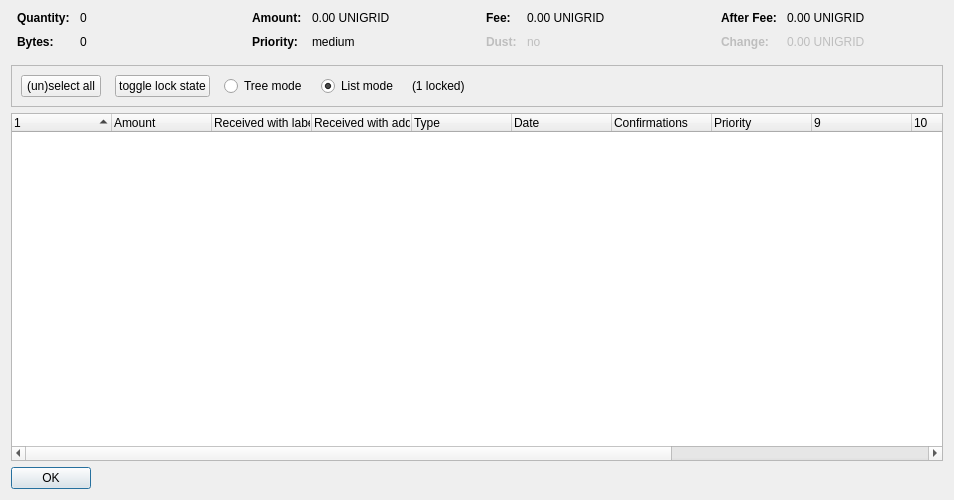
<?xml version="1.0" encoding="UTF-8"?>
<ui version="4.0">
 <class>CoinControlDialog</class>
 <widget class="QDialog" name="CoinControlDialog">
  <property name="geometry">
   <rect>
    <x>0</x>
    <y>0</y>
    <width>954</width>
    <height>500</height>
   </rect>
  </property>
  <property name="windowTitle">
   <string>Coin Selection</string>
  </property>
  <layout class="QVBoxLayout" name="verticalLayout">
   <item>
    <layout class="QHBoxLayout" name="horizontalLayoutTop" stretch="0,0,0,0">
     <property name="topMargin">
      <number>0</number>
     </property>
     <property name="bottomMargin">
      <number>10</number>
     </property>
     <item>
      <layout class="QFormLayout" name="formLayoutCoinControl1">
       <property name="horizontalSpacing">
        <number>10</number>
       </property>
       <property name="verticalSpacing">
        <number>10</number>
       </property>
       <property name="leftMargin">
        <number>6</number>
       </property>
       <property name="rightMargin">
        <number>6</number>
       </property>
       <item row="0" column="0">
        <widget class="QLabel" name="labelCoinControlQuantityText">
         <property name="font">
          <font>
           <weight>75</weight>
           <bold>true</bold>
          </font>
         </property>
         <property name="text">
          <string>Quantity:</string>
         </property>
        </widget>
       </item>
       <item row="0" column="1">
        <widget class="QLabel" name="labelCoinControlQuantity">
         <property name="cursor">
          <cursorShape>IBeamCursor</cursorShape>
         </property>
         <property name="contextMenuPolicy">
          <enum>Qt::ActionsContextMenu</enum>
         </property>
         <property name="text">
          <string notr="true">0</string>
         </property>
         <property name="textInteractionFlags">
          <set>Qt::LinksAccessibleByMouse|Qt::TextSelectableByKeyboard|Qt::TextSelectableByMouse</set>
         </property>
        </widget>
       </item>
       <item row="1" column="0">
        <widget class="QLabel" name="labelCoinControlBytesText">
         <property name="font">
          <font>
           <weight>75</weight>
           <bold>true</bold>
          </font>
         </property>
         <property name="text">
          <string>Bytes:</string>
         </property>
        </widget>
       </item>
       <item row="1" column="1">
        <widget class="QLabel" name="labelCoinControlBytes">
         <property name="cursor">
          <cursorShape>IBeamCursor</cursorShape>
         </property>
         <property name="contextMenuPolicy">
          <enum>Qt::ActionsContextMenu</enum>
         </property>
         <property name="text">
          <string notr="true">0</string>
         </property>
         <property name="textInteractionFlags">
          <set>Qt::LinksAccessibleByMouse|Qt::TextSelectableByKeyboard|Qt::TextSelectableByMouse</set>
         </property>
        </widget>
       </item>
      </layout>
     </item>
     <item>
      <layout class="QFormLayout" name="formLayoutCoinControl2">
       <property name="horizontalSpacing">
        <number>10</number>
       </property>
       <property name="verticalSpacing">
        <number>10</number>
       </property>
       <property name="leftMargin">
        <number>6</number>
       </property>
       <property name="rightMargin">
        <number>6</number>
       </property>
       <item row="0" column="0">
        <widget class="QLabel" name="labelCoinControlAmountText">
         <property name="font">
          <font>
           <weight>75</weight>
           <bold>true</bold>
          </font>
         </property>
         <property name="text">
          <string>Amount:</string>
         </property>
        </widget>
       </item>
       <item row="0" column="1">
        <widget class="QLabel" name="labelCoinControlAmount">
         <property name="cursor">
          <cursorShape>IBeamCursor</cursorShape>
         </property>
         <property name="contextMenuPolicy">
          <enum>Qt::ActionsContextMenu</enum>
         </property>
         <property name="text">
          <string notr="true">0.00 UNIGRID</string>
         </property>
         <property name="textInteractionFlags">
          <set>Qt::LinksAccessibleByMouse|Qt::TextSelectableByKeyboard|Qt::TextSelectableByMouse</set>
         </property>
        </widget>
       </item>
       <item row="1" column="0">
        <widget class="QLabel" name="labelCoinControlPriorityText">
         <property name="font">
          <font>
           <weight>75</weight>
           <bold>true</bold>
          </font>
         </property>
         <property name="text">
          <string>Priority:</string>
         </property>
        </widget>
       </item>
       <item row="1" column="1">
        <widget class="QLabel" name="labelCoinControlPriority">
         <property name="cursor">
          <cursorShape>IBeamCursor</cursorShape>
         </property>
         <property name="contextMenuPolicy">
          <enum>Qt::ActionsContextMenu</enum>
         </property>
         <property name="text">
          <string>medium</string>
         </property>
         <property name="textInteractionFlags">
          <set>Qt::LinksAccessibleByMouse|Qt::TextSelectableByKeyboard|Qt::TextSelectableByMouse</set>
         </property>
        </widget>
       </item>
      </layout>
     </item>
     <item>
      <layout class="QFormLayout" name="formLayoutCoinControl3">
       <property name="horizontalSpacing">
        <number>10</number>
       </property>
       <property name="verticalSpacing">
        <number>10</number>
       </property>
       <property name="leftMargin">
        <number>6</number>
       </property>
       <property name="rightMargin">
        <number>6</number>
       </property>
       <item row="0" column="0">
        <widget class="QLabel" name="labelCoinControlFeeText">
         <property name="font">
          <font>
           <weight>75</weight>
           <bold>true</bold>
          </font>
         </property>
         <property name="text">
          <string>Fee:</string>
         </property>
        </widget>
       </item>
       <item row="0" column="1">
        <widget class="QLabel" name="labelCoinControlFee">
         <property name="cursor">
          <cursorShape>IBeamCursor</cursorShape>
         </property>
         <property name="contextMenuPolicy">
          <enum>Qt::ActionsContextMenu</enum>
         </property>
         <property name="text">
          <string notr="true">0.00 UNIGRID</string>
         </property>
         <property name="textInteractionFlags">
          <set>Qt::LinksAccessibleByMouse|Qt::TextSelectableByKeyboard|Qt::TextSelectableByMouse</set>
         </property>
        </widget>
       </item>
       <item row="1" column="0">
        <widget class="QLabel" name="labelCoinControlLowOutputText">
         <property name="enabled">
          <bool>false</bool>
         </property>
         <property name="font">
          <font>
           <weight>75</weight>
           <bold>true</bold>
          </font>
         </property>
         <property name="text">
          <string>Dust:</string>
         </property>
        </widget>
       </item>
       <item row="1" column="1">
        <widget class="QLabel" name="labelCoinControlLowOutput">
         <property name="enabled">
          <bool>false</bool>
         </property>
         <property name="cursor">
          <cursorShape>IBeamCursor</cursorShape>
         </property>
         <property name="contextMenuPolicy">
          <enum>Qt::ActionsContextMenu</enum>
         </property>
         <property name="text">
          <string>no</string>
         </property>
         <property name="textInteractionFlags">
          <set>Qt::LinksAccessibleByMouse|Qt::TextSelectableByKeyboard|Qt::TextSelectableByMouse</set>
         </property>
        </widget>
       </item>
      </layout>
     </item>
     <item>
      <layout class="QFormLayout" name="formLayoutCoinControl4">
       <property name="horizontalSpacing">
        <number>10</number>
       </property>
       <property name="verticalSpacing">
        <number>10</number>
       </property>
       <property name="leftMargin">
        <number>6</number>
       </property>
       <property name="rightMargin">
        <number>6</number>
       </property>
       <item row="0" column="0">
        <widget class="QLabel" name="labelCoinControlAfterFeeText">
         <property name="font">
          <font>
           <weight>75</weight>
           <bold>true</bold>
          </font>
         </property>
         <property name="text">
          <string>After Fee:</string>
         </property>
        </widget>
       </item>
       <item row="0" column="1">
        <widget class="QLabel" name="labelCoinControlAfterFee">
         <property name="cursor">
          <cursorShape>IBeamCursor</cursorShape>
         </property>
         <property name="contextMenuPolicy">
          <enum>Qt::ActionsContextMenu</enum>
         </property>
         <property name="text">
          <string notr="true">0.00 UNIGRID</string>
         </property>
         <property name="textInteractionFlags">
          <set>Qt::LinksAccessibleByMouse|Qt::TextSelectableByKeyboard|Qt::TextSelectableByMouse</set>
         </property>
        </widget>
       </item>
       <item row="1" column="0">
        <widget class="QLabel" name="labelCoinControlChangeText">
         <property name="enabled">
          <bool>false</bool>
         </property>
         <property name="font">
          <font>
           <weight>75</weight>
           <bold>true</bold>
          </font>
         </property>
         <property name="text">
          <string>Change:</string>
         </property>
        </widget>
       </item>
       <item row="1" column="1">
        <widget class="QLabel" name="labelCoinControlChange">
         <property name="enabled">
          <bool>false</bool>
         </property>
         <property name="cursor">
          <cursorShape>IBeamCursor</cursorShape>
         </property>
         <property name="contextMenuPolicy">
          <enum>Qt::ActionsContextMenu</enum>
         </property>
         <property name="text">
          <string notr="true">0.00 UNIGRID</string>
         </property>
         <property name="textInteractionFlags">
          <set>Qt::LinksAccessibleByMouse|Qt::TextSelectableByKeyboard|Qt::TextSelectableByMouse</set>
         </property>
        </widget>
       </item>
      </layout>
     </item>
    </layout>
   </item>
   <item>
    <widget class="QFrame" name="frame">
     <property name="minimumSize">
      <size>
       <width>0</width>
       <height>40</height>
      </size>
     </property>
     <property name="frameShape">
      <enum>QFrame::StyledPanel</enum>
     </property>
     <property name="frameShadow">
      <enum>QFrame::Sunken</enum>
     </property>
     <layout class="QHBoxLayout" name="horizontalLayout">
      <item>
       <layout class="QHBoxLayout" name="horizontalLayoutPanel" stretch="0,0,0,0,0,0">
        <property name="spacing">
         <number>14</number>
        </property>
        <item>
         <widget class="QPushButton" name="pushButtonSelectAll">
          <property name="sizePolicy">
           <sizepolicy hsizetype="Maximum" vsizetype="Fixed">
            <horstretch>0</horstretch>
            <verstretch>0</verstretch>
           </sizepolicy>
          </property>
          <property name="text">
           <string>(un)select all</string>
          </property>
          <property name="autoDefault">
           <bool>false</bool>
          </property>
         </widget>
        </item>
        <item>
         <widget class="QPushButton" name="pushButtonToggleLock">
          <property name="sizePolicy">
           <sizepolicy hsizetype="Maximum" vsizetype="Fixed">
            <horstretch>0</horstretch>
            <verstretch>0</verstretch>
           </sizepolicy>
          </property>
          <property name="text">
           <string>toggle lock state</string>
          </property>
          <property name="autoDefault">
           <bool>false</bool>
          </property>
         </widget>
        </item>
        <item>
         <widget class="QRadioButton" name="radioTreeMode">
          <property name="sizePolicy">
           <sizepolicy hsizetype="Maximum" vsizetype="Fixed">
            <horstretch>0</horstretch>
            <verstretch>0</verstretch>
           </sizepolicy>
          </property>
          <property name="text">
           <string>Tree mode</string>
          </property>
         </widget>
        </item>
        <item>
         <widget class="QRadioButton" name="radioListMode">
          <property name="sizePolicy">
           <sizepolicy hsizetype="Maximum" vsizetype="Fixed">
            <horstretch>0</horstretch>
            <verstretch>0</verstretch>
           </sizepolicy>
          </property>
          <property name="text">
           <string>List mode</string>
          </property>
          <property name="checked">
           <bool>true</bool>
          </property>
         </widget>
        </item>
        <item>
         <widget class="QLabel" name="labelLocked">
          <property name="text">
           <string>(1 locked)</string>
          </property>
         </widget>
        </item>
        <item>
         <spacer name="horizontalSpacer">
          <property name="orientation">
           <enum>Qt::Horizontal</enum>
          </property>
          <property name="sizeHint" stdset="0">
           <size>
            <width>40</width>
            <height>20</height>
           </size>
          </property>
         </spacer>
        </item>
       </layout>
      </item>
     </layout>
    </widget>
   </item>
   <item>
    <widget class="CoinControlTreeWidget" name="treeWidget">
     <property name="contextMenuPolicy">
      <enum>Qt::CustomContextMenu</enum>
     </property>
     <property name="sortingEnabled">
      <bool>false</bool>
     </property>
     <property name="columnCount">
      <number>13</number>
     </property>
     <attribute name="headerShowSortIndicator" stdset="0">
      <bool>true</bool>
     </attribute>
     <attribute name="headerStretchLastSection">
      <bool>false</bool>
     </attribute>
     <column>
      <property name="text">
       <string/>
      </property>
     </column>
     <column>
      <property name="text">
       <string>Amount</string>
      </property>
     </column>
     <column>
      <property name="text">
       <string>Received with label</string>
      </property>
     </column>
     <column>
      <property name="text">
       <string>Received with address</string>
      </property>
     </column>
     <column>
      <property name="text">
       <string>Type</string>
      </property>
     </column>
     <column>
      <property name="text">
       <string>Date</string>
      </property>
     </column>
     <column>
      <property name="text">
       <string>Confirmations</string>
      </property>
      <property name="toolTip">
       <string>Confirmed</string>
      </property>
     </column>
     <column>
      <property name="text">
       <string>Priority</string>
      </property>
     </column>
     <column>
      <property name="text">
       <string/>
      </property>
     </column>
     <column>
      <property name="text">
       <string/>
      </property>
     </column>
     <column>
      <property name="text">
       <string/>
      </property>
     </column>
     <column>
      <property name="text">
       <string/>
      </property>
     </column>
     <column>
      <property name="text">
       <string/>
      </property>
     </column>
    </widget>
   </item>
   <item>
    <widget class="QDialogButtonBox" name="buttonBox">
     <property name="sizePolicy">
      <sizepolicy hsizetype="Maximum" vsizetype="Fixed">
       <horstretch>0</horstretch>
       <verstretch>0</verstretch>
      </sizepolicy>
     </property>
     <property name="orientation">
      <enum>Qt::Horizontal</enum>
     </property>
     <property name="standardButtons">
      <set>QDialogButtonBox::Ok</set>
     </property>
    </widget>
   </item>
  </layout>
 </widget>
 <customwidgets>
  <customwidget>
   <class>CoinControlTreeWidget</class>
   <extends>QTreeWidget</extends>
   <header>coincontroltreewidget.h</header>
  </customwidget>
 </customwidgets>
 <resources/>
 <connections/>
</ui>
